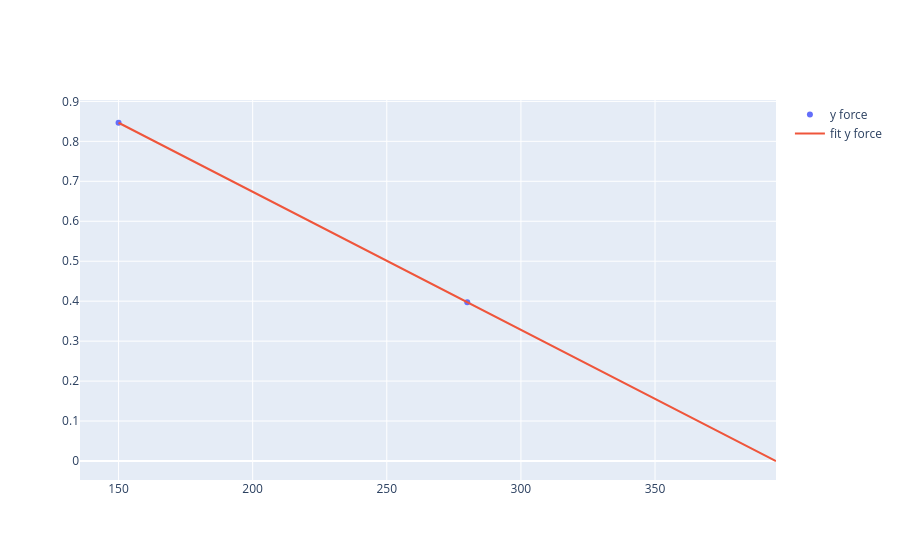

The notebook cell this image was saved under:
### Code cell
fig = make_subplots(rows = 1, cols = 1,
                   shared_xaxes=True)
fig.add_trace(
    go.Scatter(x = flowspeeds, y = meanyforce, mode="markers", name="y force"),
    row=1, col=1)
fig.add_trace(
    go.Scatter(x = xvals, y = predforce, mode="lines", name="fit y force"),
    row=1, col=1)

### Figure 1 — Plotly figure (JSON) as saved in the notebook; plotly's stock layout.template omitted (floating-point values rounded to 4 significant figures)
{"data": [{"mode": "markers", "name": "y force", "type": "scatter", "x": [280, 150], "xaxis": "x", "y": [0.3975, 0.8465], "yaxis": "y"}, {"mode": "lines", "name": "fit y force", "type": "scatter", "x": [280, 150, 395.1], "xaxis": "x", "y": [0.3975, 0.8465, 0], "yaxis": "y"}], "layout": {"xaxis": {"anchor": "y", "domain": [0, 1]}, "yaxis": {"anchor": "x", "domain": [0, 1]}}}
